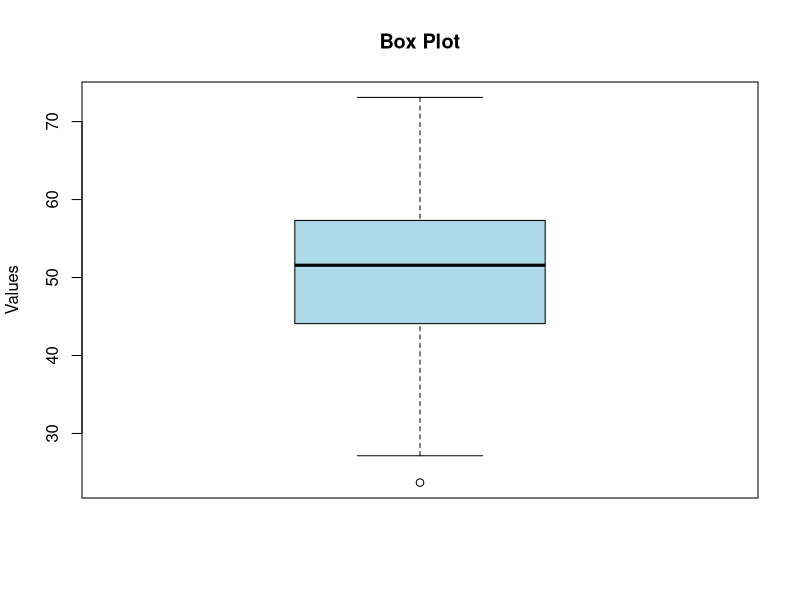
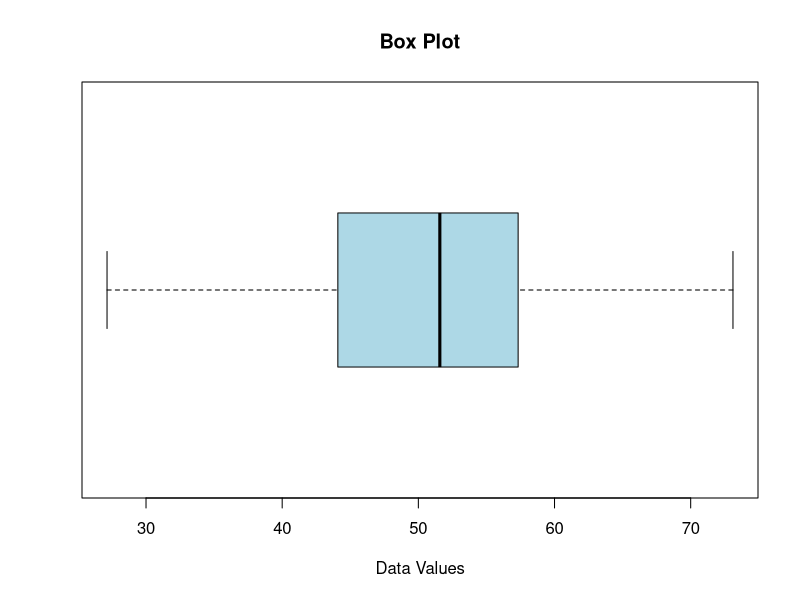
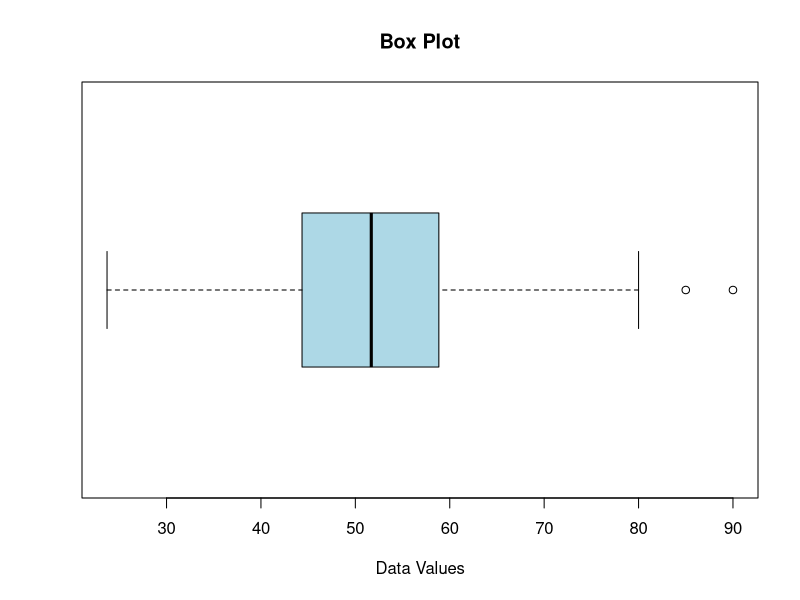

These charts were generated, in order, by the following R code:
# How to make a box-and-whisker plot in R?----

# Box plot
data <- rnorm(100, mean = 50, sd = 10)
boxplot(data, main = "Box Plot", ylab = "Values", 
        col = "lightblue")


# Boxplot
boxplot(data, main = "Box Plot", horizontal = TRUE,
        xlab = "Data Values",
        col = "lightblue",
        outline = FALSE)


# Add a few outliers
data <- c(data, 80, 85, 90)  # Adding outliers

# Display the data
print(data)

# Create the box plot
boxplot(data, horizontal = TRUE,
        main = "Box Plot",
        xlab = "Data Values",
        col = "lightblue",
        outline = TRUE)  # Show outliers




